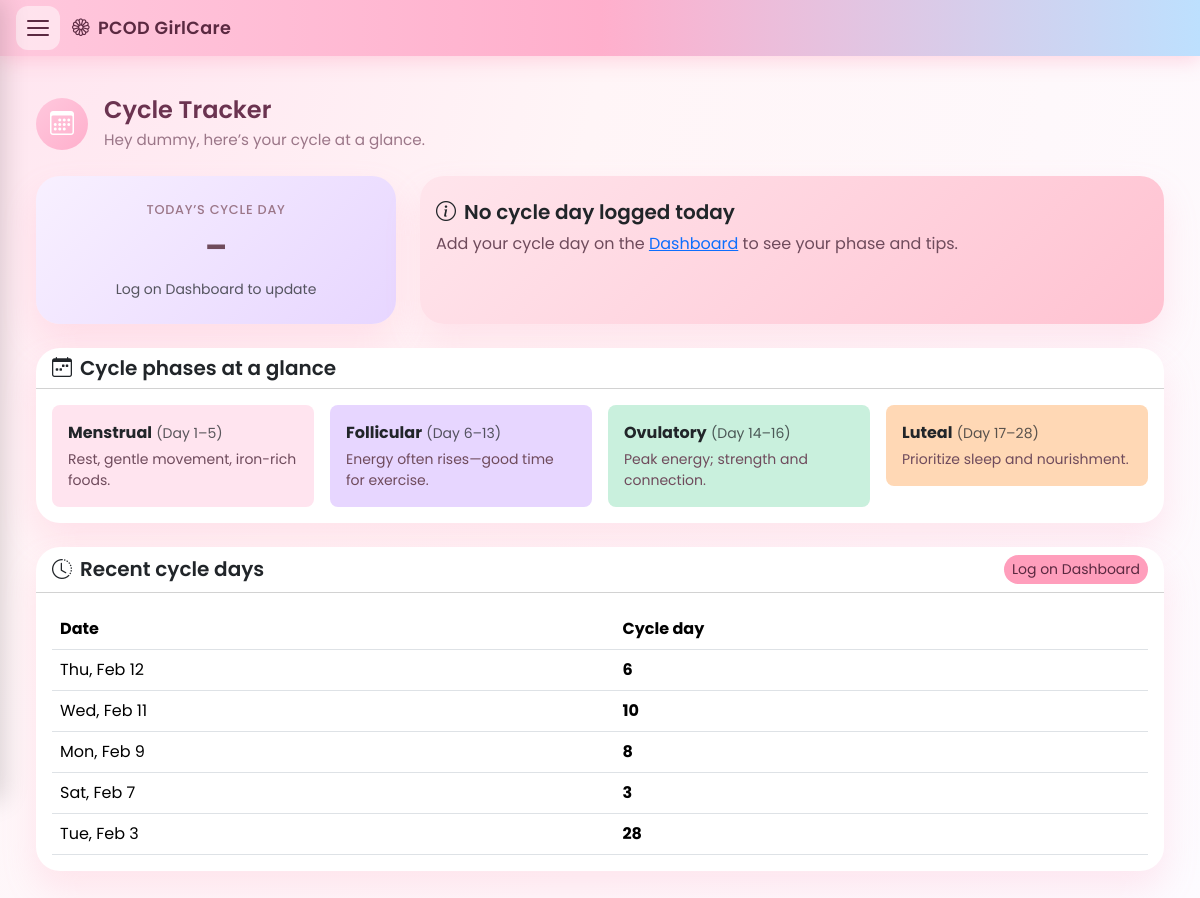
The app's page /cycle-tracker/ (signed in), older data.
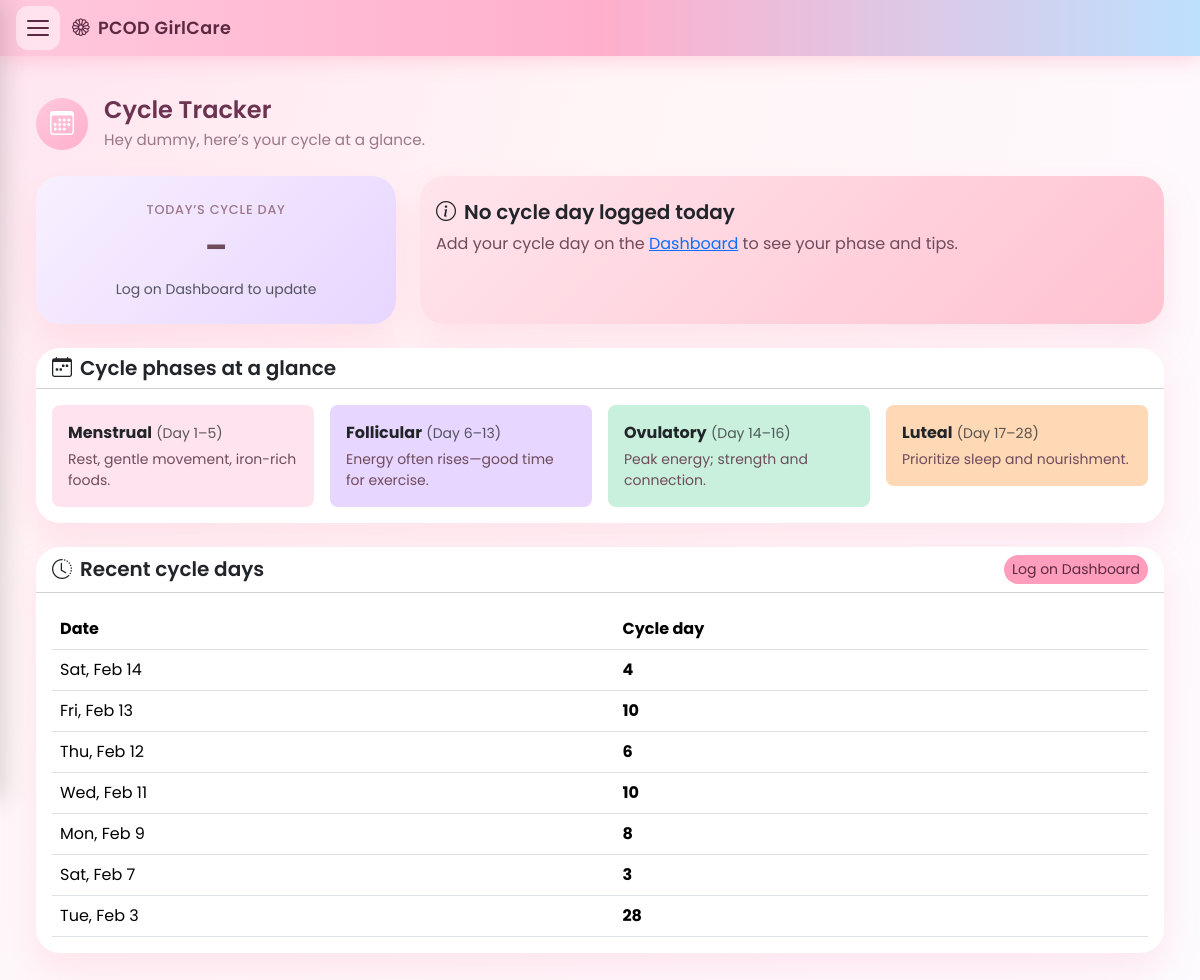
The same page, newer data.
### tracker/models.py (models this page shows, shortened)
class DailyLog(models.Model):
    user = models.ForeignKey(
        settings.AUTH_USER_MODEL,
        on_delete=models.CASCADE,
        related_name='daily_logs',
    )
    date = models.DateField(db_index=True)
    cycle_day = models.PositiveSmallIntegerField(null=True, blank=True)
    steps = models.PositiveIntegerField(null=True, blank=True, default=0)
    water_glasses = models.PositiveSmallIntegerField(null=True, blank=True, default=0)
    wellness_score = models.PositiveSmallIntegerField(null=True, blank=True)  # 0–100
    acne_level = models.PositiveSmallIntegerField(null=True, blank=True)
    fatigue_level = models.PositiveSmallIntegerField(null=True, blank=True)
    bloating_level = models.PositiveSmallIntegerField(null=True, blank=True)
    sleep_quality = models.PositiveSmallIntegerField(null=True, blank=True)
    weight_kg = models.DecimalField(max_digits=5, decimal_places=2, null=True, blank=True)
    mood = models.PositiveSmallIntegerField(null=True, blank=True)  # 1–10
    class Meta:
        constraints = [
            models.UniqueConstraint(fields=['user', 'date'], name='unique_user_date'),
        ]
        ordering = ['-date']

### tracker/views.py (the view, shortened to what this page needs)
# urls.py: path('cycle-tracker/', views.cycle_tracker, name='cycle_tracker'),
@login_required
def cycle_tracker(request):
    user = request.user
    today = timezone.localdate()
    today_log = DailyLog.objects.filter(user=user, date=today).first()
    cycle_day = today_log.cycle_day if today_log else None
    recent = (
        DailyLog.objects.filter(user=user, cycle_day__isnull=False)
        .exclude(cycle_day=0)
        .order_by('-date')[:30]
    )
    phase = None
    context = {
        'username': user.username,
        'cycle_day': cycle_day,
        'phase': phase,
        'recent_logs': recent,
        'today_log': today_log,
    }
    return render(request, 'tracker/cycle_tracker.html', context)

### tracker/templates/tracker/cycle_tracker.html (shortened to what the changed rows need)
{% extends 'tracker/base_nav.html' %}
{% load static %}
{% block extra_css %}<link rel="stylesheet" href="{% static 'tracker/css/dashboard.css' %}"><link rel="stylesheet" href="{% static 'tracker/css/app-pages.css' %}">{% endblock %}
{% block content %}
<div class="container-fluid py-3 app-page">
    <div class="row mb-4">
        <div class="col">
            <div class="d-flex align-items-center gap-3">
                <div>
                    <h2 class="page-title">Cycle Tracker</h2>
                </div>
            </div>
        </div>
    </div>
    <div class="row g-4">
        <div class="col-12">
            <div class="card">
                <div class="card-body">
                    {% if recent_logs %}
                    <div class="table-responsive">
                        <table class="table table-hover align-middle mb-0">
                            <thead><tr><th>Date</th><th>Cycle day</th></tr></thead>
                            <tbody>
                                {% for log in recent_logs %}
                                <tr><td>{{ log.date|date:"D, M j" }}</td><td><strong>{{ log.cycle_day }}</strong></td></tr>
                                {% endfor %}
                            </tbody>
                        </table>
                    </div>
                    {% else %}
                    <p class="text-muted mb-0">No cycle days logged yet. Start tracking on your <a href="{% url 'tracker:dashboard' %}">Dashboard</a>.</p>
                    {% endif %}
                </div>
            </div>
        </div>
    </div>
</div>
{% endblock %}

Row changes from the older to the newer data that the page shows:
added DailyLog: date "Sat, Feb 14", cycle_day "4"
added DailyLog: date "Fri, Feb 13", cycle_day "10"
